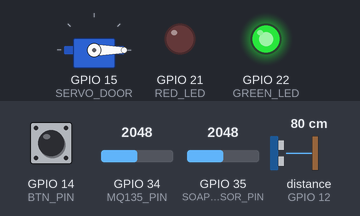
The sketch below on a simulated ESP32. On the bench: servo, output pins drawn as LEDs (lit = HIGH). Wiring (inferred from the names in the program): ultrasonic range finder: trigger GPIO 13; echo GPIO 12. The test bench sets the inputs (shaded band); at power-on: GPIO 14 (BTN_PIN) HIGH, distance to the obstacle (sensor on GPIO 12) 80 cm, GPIO 34 (MQ135_PIN) = 2048, GPIO 35 (SOAP_SENSOR_PIN) = 2048. The echo pulse lasts 58.3 µs per cm; WiFi joins after 1.5 s; servers stay silent unless stated; uploads are accepted with an empty reply; pins used as bus, display or sensor lines are not drawn; what the sketch prints to the serial monitor is not drawn.

Above: at 3.9 s.
4.0 s: GPIO 14 (BTN_PIN) pulled LOW for 0.15 s
At 4.84 s:
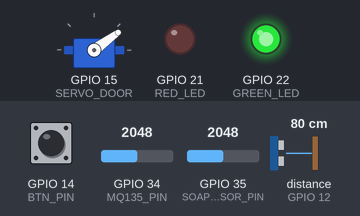
At 6.2 s:
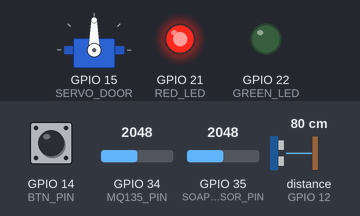
7.5 s: distance to the obstacle (sensor on GPIO 12) set to 6 cm
18.5 s: distance to the obstacle (sensor on GPIO 12) set to 3 cm
At 18.88 s:
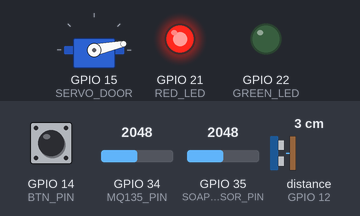
Timing chart, 0 to 32.6 s (numbered marks = the images above; inputs shaded):
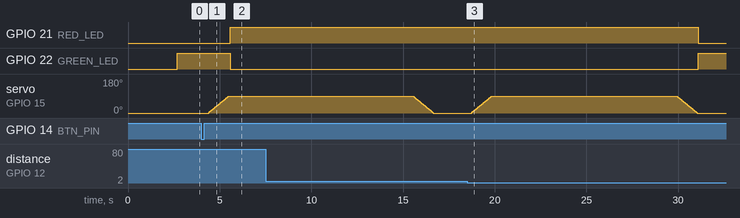

The sketch:

esp32_door_control.ino
```cpp
/*
 * Smart Public Toilet - ESP32 with Render HTTPS backend
 * - Simplified: only door servo, exit sensor, two LEDs, button.
 * - Button opens door immediately when pressed (IDLE or OCCUPIED).
 * - Green LED = free, Red LED = occupied.
 * - RFID and online payment still work.
 * - MQ135 and soap sensors report data.
 */

#include <WiFi.h>
#include <WiFiClientSecure.h>
#include <HTTPClient.h>
#include <ArduinoJson.h>
#include <ESP32Servo.h>
#include <SPI.h>
#include <MFRC522.h>

// ============================================================
//  WIFI & SERVER (CHANGE THESE)
// ============================================================
const char* WIFI_SSID     = "Fiacre";
const char* WIFI_PASSWORD = "0011223344";
const char* SERVER_HOST   = "public-toilets-by-fiacre-iit-engineer.onrender.com";
const int   SERVER_PORT   = 443;
const int   TOILET_ID     = 1;  // ✅ MATCHES DATABASE TOILET ID - Change if needed (1, 2, 3, etc)

// ============================================================
//  PINS
// ============================================================
#define TRIG1       13    // Exit ultrasonic — trigger
#define ECHO1       12    // Exit ultrasonic — echo
#define SERVO_DOOR  15    // Door servo
#define BTN_PIN     14    // Exit button (to GND, uses INPUT_PULLUP)
#define GREEN_LED   22    // Green LED (free)
#define RED_LED     21    // Red LED (occupied)
#define RFID_SS      5    // RC522 SDA/SS
#define RFID_RST     4    // RC522 RST

// Sensors
#define MQ135_PIN   34    // MQ135 air quality sensor (analog input)
#define SOAP_SENSOR_PIN  35   // Analog water level sensor for soap

// ============================================================
//  THRESHOLDS & TIMING
// ============================================================
#define DETECT_CM       5.0      // Presence within 5cm
#define DOOR_OPEN_MS    10000UL  // Door open 10s for entry/exit
#define PAYMENT_MS       2000UL  // Poll server every 2s
#define RFID_COOL_MS     3000UL  // Ignore re-tap 3s
#define SENSOR_REPORT_MS 10000UL // Send sensor data every 10 seconds

// Air quality thresholds (adjust after calibration)
#define MQ135_LOW_THRESH    200
#define MQ135_MEDIUM_THRESH 500

// Soap level thresholds (analog values, 0-4095)
#define SOAP_DRY_VALUE     100
#define SOAP_LOW_THRESH    600
#define SOAP_MEDIUM_THRESH 2000

// Servo angles
#define DOOR_OPEN_DEG    90
#define DOOR_SHUT_DEG     0
#define DOOR_MOVE_STEP_DEG 2
#define DOOR_MOVE_STEP_MS  25

// ============================================================
//  STATE MACHINE (simplified)
// ============================================================
enum State {
  S_IDLE,
  S_ENTRY_OPEN,
  S_OCCUPIED,
  S_EXIT_OPEN,
  S_CLEANUP
};

const char* STATE_NAMES[] = {
  "IDLE", "ENTRY_OPEN", "OCCUPIED", "EXIT_OPEN", "CLEANUP"
};

// ============================================================
//  GLOBALS
// ============================================================
Servo   doorServo;
MFRC522 rfid(RFID_SS, RFID_RST);

State         currentState   = S_IDLE;
unsigned long stateTimer     = 0;
unsigned long lastRfidTap    = 0;
unsigned long lastPayPoll    = 0;
unsigned long lastSensorReport = 0;
int           doorAngle      = DOOR_SHUT_DEG;

WiFiClientSecure client;

String currentSoapLevel = "High";
String currentSmellLevel = "Low";

// ============================================================
//  PRINT HELPERS
// ============================================================
void printSeparator() {
  Serial.println(F("━━━━━━━━━━━━━━━━━━━━━━━━━━━━━━━━━━━━━━━━━━━━━━━━━━━━"));
}

void printHeader(const char* msg) {
  printSeparator();
  Serial.println(msg);
  printSeparator();
}

// ============================================================
//  ULTRASONIC (exit only)
// ============================================================
float getDistance(int trig, int echo) {
  digitalWrite(trig, LOW);
  delayMicroseconds(2);
  digitalWrite(trig, HIGH);
  delayMicroseconds(10);
  digitalWrite(trig, LOW);
  long dur = pulseIn(echo, HIGH, 30000UL);
  if (dur == 0) return -1.0;
  return dur * 0.0343 / 2.0;
}

bool exitSensor() {
  float d = getDistance(TRIG1, ECHO1);
  if (d > 0 && d < DETECT_CM) {
    Serial.printf("  🚪 Exit sensor: %.1fcm\n", d);
    return true;
  }
  return false;
}

// ============================================================
//  STATE HELPERS
// ============================================================
unsigned long sinceState() { return millis() - stateTimer; }

void goToState(State s) {
  Serial.printf("\n🔄 STATE: %s → %s\n", STATE_NAMES[currentState], STATE_NAMES[s]);
  currentState = s;
  stateTimer = millis();
}

// ============================================================
//  HARDWARE ACTIONS (door only)
// ============================================================
void openDoor() {
  Serial.println(F("🚪 DOOR opening..."));
  int from = doorAngle;
  int to = DOOR_OPEN_DEG;
  if (from != to) {
    int step = (from < to) ? DOOR_MOVE_STEP_DEG : -DOOR_MOVE_STEP_DEG;
    for (int a = from; (step>0 ? a<=to : a>=to); a += step) {
      doorServo.write(a);
      delay(DOOR_MOVE_STEP_MS);
    }
    doorServo.write(to);
    doorAngle = to;
  }
  Serial.println(F("✅ DOOR OPEN"));
}

void closeDoor() {
  Serial.println(F("🚪 DOOR closing..."));
  int from = doorAngle;
  int to = DOOR_SHUT_DEG;
  if (from != to) {
    int step = (from < to) ? DOOR_MOVE_STEP_DEG : -DOOR_MOVE_STEP_DEG;
    for (int a = from; (step>0 ? a<=to : a>=to); a += step) {
      doorServo.write(a);
      delay(DOOR_MOVE_STEP_MS);
    }
    doorServo.write(to);
    doorAngle = to;
  }
  Serial.println(F("✅ DOOR CLOSED"));
}

// ============================================================
//  LED (two colours)
// ============================================================
void updateLEDs() {
  if (currentState == S_IDLE || currentState == S_CLEANUP) {
    digitalWrite(GREEN_LED, HIGH);
    digitalWrite(RED_LED, LOW);
  } else {
    digitalWrite(GREEN_LED, LOW);
    digitalWrite(RED_LED, HIGH);
  }
}

// ============================================================
//  BUTTON (simple debounce)
// ============================================================
bool buttonPressed() {
  static unsigned long lastDebounce = 0;
  static bool lastState = HIGH;
  bool now = digitalRead(BTN_PIN);
  if (now != lastState) {
    lastDebounce = millis();
  }
  if ((millis() - lastDebounce) > 50 && now == LOW) {
    lastState = now;
    Serial.println(F("🔘 Button pressed"));
    return true;
  }
  lastState = now;
  return false;
}

// ============================================================
//  SENSOR READING & REPORTING
// ============================================================
void updateSensorLevels() {
  int mq = analogRead(MQ135_PIN);
  if (mq < MQ135_LOW_THRESH) currentSmellLevel = "Low";
  else if (mq < MQ135_MEDIUM_THRESH) currentSmellLevel = "Medium";
  else currentSmellLevel = "High";
  Serial.printf("🌫️ MQ135: %d → Smell: %s\n", mq, currentSmellLevel.c_str());

  int soap = analogRead(SOAP_SENSOR_PIN);
  if (soap < SOAP_DRY_VALUE) currentSoapLevel = "Low";
  else if (soap < SOAP_LOW_THRESH) currentSoapLevel = "Low";
  else if (soap < SOAP_MEDIUM_THRESH) currentSoapLevel = "Medium";
  else currentSoapLevel = "High";
  Serial.printf("🧴 Soap: %d → Level: %s\n", soap, currentSoapLevel.c_str());
}

void sendSensorData() {
  if (WiFi.status() != WL_CONNECTED) return;
  HTTPClient https;
  https.begin(client, serverBase() + "/api/hardware/sensor-update");
  https.addHeader("Content-Type", "application/json");
  StaticJsonDocument<128> doc;
  doc["toilet_id"] = TOILET_ID;
  doc["soap_level"] = currentSoapLevel;
  doc["smell_level"] = currentSmellLevel;
  String body;
  serializeJson(doc, body);
  int code = https.POST(body);
  https.end();
  Serial.printf("📡 Sensor data sent (HTTP %d)\n", code);
}

// ============================================================
//  HTTPS HELPERS
// ============================================================
String serverBase() { return String("https://") + SERVER_HOST + ":" + SERVER_PORT; }

void postEvent(const char* evt, const char* detail = "") {
  if (WiFi.status() != WL_CONNECTED) return;
  HTTPClient https;
  https.begin(client, serverBase() + "/api/hardware/log-event");
  https.addHeader("Content-Type", "application/json");
  StaticJsonDocument<200> d;
  d["toilet_id"] = TOILET_ID;
  d["event_type"] = evt;
  d["details"] = detail;
  String b;
  serializeJson(d, b);
  https.POST(b);
  https.end();
  Serial.printf("  🌐 Event logged: %s\n", evt);
}

void setOccupied(bool occ) {
  if (WiFi.status() != WL_CONNECTED) return;
  HTTPClient https;
  https.begin(client, serverBase() + "/api/hardware/occupancy/" + TOILET_ID);
  https.addHeader("Content-Type", "application/json");
  StaticJsonDocument<64> d;
  d["is_occupied"] = occ;
  String b;
  serializeJson(d, b);
  int code = https.PUT(b);
  https.end();
  Serial.printf("  🌐 Occupancy set: %s (%d)\n", occ ? "OCCUPIED" : "FREE", code);
}

bool checkPayment() {
  if (millis() - lastPayPoll < PAYMENT_MS) return false;
  if (WiFi.status() != WL_CONNECTED) return false;
  lastPayPoll = millis();

  HTTPClient https;
  https.begin(client, serverBase() + "/api/hardware/payment-check/" + TOILET_ID);
  int code = https.GET();
  if (code != 200) {
    https.end();
    return false;
  }
  String resp = https.getString();
  https.end();

  StaticJsonDocument<256> doc;
  if (deserializeJson(doc, resp)) return false;

  const char* cmd = doc["command"] | "DENY";
  if (strcmp(cmd, "OPEN_DOOR") == 0) {
    Serial.println(F("💻 ONLINE PAYMENT CONFIRMED"));
    return true;
  }
  return false;
}

bool checkRFID() {
  if (millis() - lastRfidTap < RFID_COOL_MS) return false;
  if (!rfid.PICC_IsNewCardPresent()) return false;
  if (!rfid.PICC_ReadCardSerial()) return false;

  String uid = "";
  for (byte i = 0; i < rfid.uid.size; i++) {
    if (i > 0) uid += ":";
    if (rfid.uid.uidByte[i] < 0x10) uid += "0";
    uid += String(rfid.uid.uidByte[i], HEX);
  }
  uid.toUpperCase();
  Serial.println("💳 Card UID: " + uid);
  rfid.PICC_HaltA();
  rfid.PCD_StopCrypto1();
  lastRfidTap = millis();

  if (WiFi.status() != WL_CONNECTED) {
    Serial.println(F("⚠️ No WiFi"));
    return false;
  }

  HTTPClient https;
  https.begin(client, serverBase() + "/api/hardware/rfid-tap");
  https.addHeader("Content-Type", "application/json");
  StaticJsonDocument<128> req;
  req["uid"] = uid;
  req["toilet_id"] = TOILET_ID;
  String body;
  serializeJson(req, body);
  int code = https.POST(body);
  String resp = https.getString();
  https.end();

  if (code < 200 || code > 299) {
    Serial.println(F("❌ Server not reachable"));
    return false;
  }

  StaticJsonDocument<256> res;
  if (deserializeJson(res, resp)) {
    Serial.println(F("❌ Bad response"));
    return false;
  }

  const char* cmd = res["command"] | "DENY";
  if (strcmp(cmd, "OPEN_DOOR") == 0) {
    Serial.println(F("✅ ACCESS GRANTED"));
    return true;
  }
  const char* msg = res["message"] | "";
  Serial.printf("❌ DENIED: %s\n", msg);
  return false;
}

// ============================================================
//  SETUP
// ============================================================
void setup() {
  Serial.begin(115200);
  delay(500);
  pinMode(BTN_PIN, INPUT_PULLUP);
  pinMode(MQ135_PIN, INPUT);
  pinMode(SOAP_SENSOR_PIN, INPUT);
  pinMode(GREEN_LED, OUTPUT);
  pinMode(RED_LED, OUTPUT);

  printHeader("  🚽 SMART PUBLIC TOILET (SIMPLIFIED)  🚽");

  pinMode(TRIG1, OUTPUT);
  pinMode(ECHO1, INPUT);

  doorServo.attach(SERVO_DOOR);
  doorServo.write(DOOR_SHUT_DEG);
  delay(600);

  SPI.begin(18, 19, 23, RFID_SS);
  rfid.PCD_Init();
  byte ver = rfid.PCD_ReadRegister(rfid.VersionReg);
  Serial.printf("RFID version: 0x%02X\n", ver);

  WiFi.begin(WIFI_SSID, WIFI_PASSWORD);
  Serial.printf("Connecting to %s", WIFI_SSID);
  for (int i = 0; i < 20 && WiFi.status() != WL_CONNECTED; i++) {
    delay(500);
    Serial.print(".");
  }
  if (WiFi.status() == WL_CONNECTED) {
    Serial.printf("\n✅ WiFi OK IP: %s\n", WiFi.localIP().toString().c_str());
    client.setInsecure();
  } else {
    Serial.println(F("\n⚠️ WiFi FAILED"));
  }

  goToState(S_IDLE);
  updateLEDs();
  printHeader("  🟢 SYSTEM READY – PRESS BUTTON TO OPEN DOOR  🟢");
}

// ============================================================
//  MAIN LOOP
// ============================================================
void loop() {
  updateLEDs();
  bool btn = buttonPressed();

  // Periodic sensor reporting
  if (millis() - lastSensorReport >= SENSOR_REPORT_MS) {
    lastSensorReport = millis();
    updateSensorLevels();
    sendSensorData();
  }

  // Global failsafe – 20 min timeout
  if (currentState != S_IDLE && sinceState() > 20UL * 60 * 1000) {
    printHeader("⚠️ TIMEOUT RESET");
    closeDoor();
    setOccupied(false);
    goToState(S_IDLE);
    return;
  }

  switch (currentState) {

    case S_IDLE:
      // Button first, then RFID, then payment
      if (btn || checkRFID() || checkPayment()) {
        printHeader("  🟢 ACCESS GRANTED – OPENING DOOR  ");
        postEvent("door_open", "entry");
        openDoor();
        goToState(S_ENTRY_OPEN);
      }
      break;

    case S_ENTRY_OPEN:
      if (sinceState() >= DOOR_OPEN_MS) {
        closeDoor();
        setOccupied(true);
        postEvent("occupied", "person entered");
        Serial.println("✅ Person inside");
        goToState(S_OCCUPIED);
      }
      break;

    case S_OCCUPIED:
      // Button or exit sensor opens door
      if (btn || exitSensor()) {
        if (btn) postEvent("exit", "button");
        else postEvent("exit", "sensor");
        openDoor();
        goToState(S_EXIT_OPEN);
      }
      break;

    case S_EXIT_OPEN:
      if (sinceState() >= DOOR_OPEN_MS) {
        closeDoor();
        goToState(S_CLEANUP);
      }
      break;

    case S_CLEANUP:
      setOccupied(false);
      postEvent("door_close", "exit complete");
      printHeader("  🟢 TOILET FREE  🟢");
      goToState(S_IDLE);
      break;
  }

  // Debug every 5 seconds
  static unsigned long lastDbg = 0;
  if (millis() - lastDbg >= 5000) {
    lastDbg = millis();
    float d1 = getDistance(TRIG1, ECHO1);
    Serial.printf("📊 State:%-11s Exit:%.1fcm WiFi:%s\n",
      STATE_NAMES[currentState], d1,
      WiFi.status() == WL_CONNECTED ? "OK" : "DOWN");
  }
  delay(50);
}
```

Measured:
- the behaviour switches between 5 and 4 cm on distance to the obstacle (sensor on GPIO 12) (found by bisection; images 2 and 3)
- after the input at 4.0 s, GPIO 21 (RED_LED): LOW → HIGH after 1.6 s; GPIO 22 (GREEN_LED): HIGH → LOW after 1.6 s; servo on GPIO 15 (SERVO_DOOR): moves from 0° to 90° over 1.1 s, starting after 0.39 s
- after the input at 18.5 s, GPIO 21 (RED_LED): HIGH → LOW after 12.6 s; GPIO 22 (GREEN_LED): LOW → HIGH after 12.6 s; servo on GPIO 15 (SERVO_DOOR): rises from 0° to 90° in 1.1 s, then falls to 0° in 11.2 s
